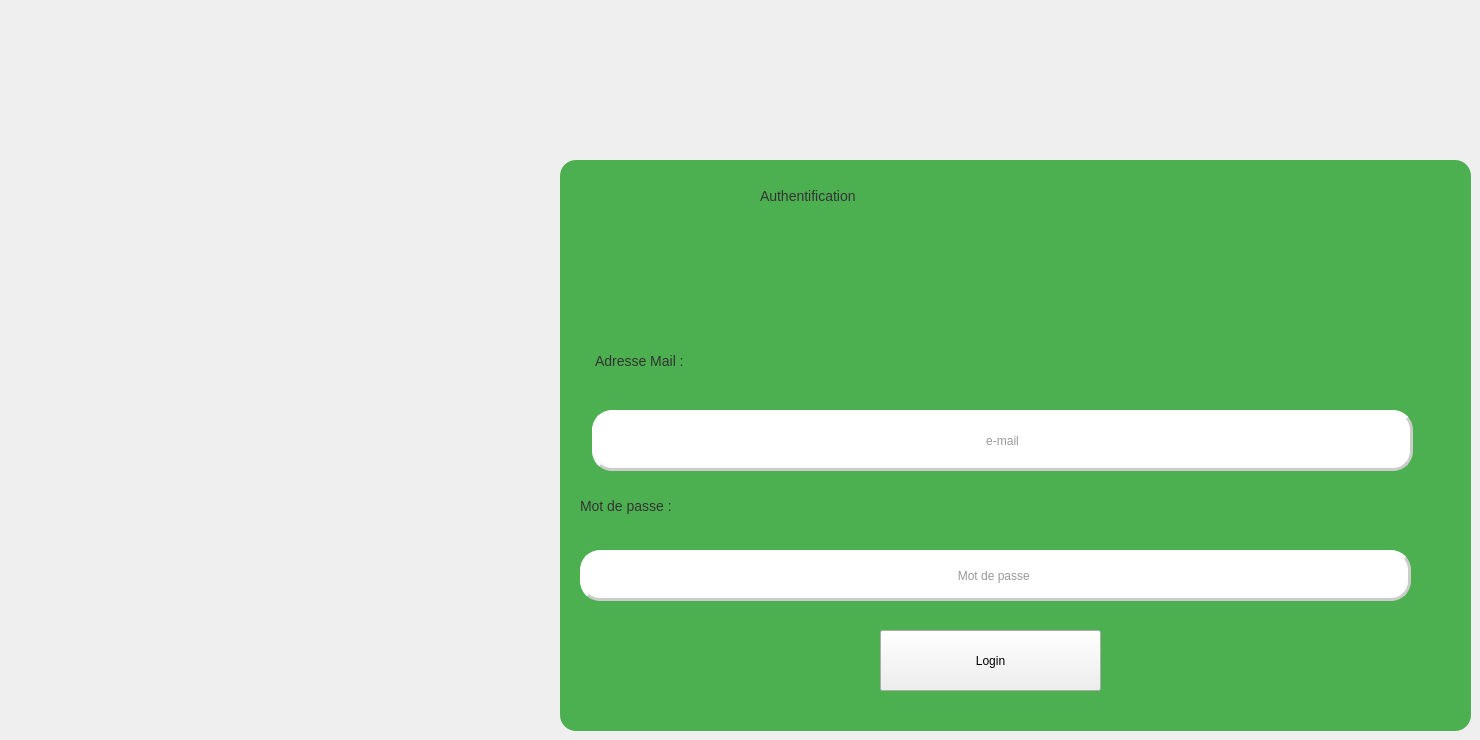
    <widget class="QWidget" name="LOGIN">
     <property name="styleSheet">
      <string notr="true">/* MainWindow */
QMainWindow {
  width: 1920px;
  height: 1080px;
}

/* container */
QWidget#container {
  width: 90%;
  height: 90%;
  margin: 0 auto;
  background-color: #f0f0f0; /* Couleur de fond pour le conteneur */
}

/* card */
QWidget#card {
  background-color: #4CAF50; /* Couleur de fond pour la carte */
  padding: 20px;
  border-radius: 16px; /* Border-radius plus prononcé */
  box-shadow: 0 8px 16px rgba(0, 0, 0, 0.1); /* Légère ombre */
}

/* titleLabel */
QLabel#titleLabel {
  text-align: center;
  color: #333;
  font: 18pt &quot;Arial&quot;, sans-serif; /* Exemple de police : Arial */
}

/* form */
QWidget#form {
  width: 100%;
  display: grid;
  grid-template-columns: 1fr 1fr; /* Deux colonnes pour aligner les éléments */
  gap: 20px; /* Espace entre les éléments */
}

/* label */
QLabel {
  color: #333;
  font-size: 14px;
  font-family: &quot;Helvetica&quot;, sans-serif; /* Exemple de police : Helvetica */
}

/* textInput */
QLineEdit {
  padding: 12px;
  border: 2px solid #ccc; /* Couleur de bordure plus douce */
  border-radius: 20px;
  transition: border-color 0.3s ease-in-out;
  outline: none;
  color: #333;
  border-style: outset; /* Contour en relief */
  border-width: 3px; /* Largeur du contour */
  font-family: &quot;Times New Roman&quot;, serif; /* Exemple de police : Times New Roman */
}

QLineEdit:focus {
  border-color: #a5783d;
}

/* submitButton */
QPushButton#submitButton {
  background-color: #007a4d; /* Vert stylé associé aux assurances */
  color: #ffeacc;
  padding: 12px;
  border: 3px solid #005734; /* Contour vert */
  border-radius: 18px;
  cursor: pointer;
  transition: background-color 0.3s ease-in-out;
  font-family: &quot;Courier New&quot;, monospace; /* Exemple de police : Courier New */
}

QPushButton#submitButton:hover {
  background-color: #005734; /* Variation de couleur au survol */
}
</string>
     </property>
     <widget class="QWidget" name="card" native="true">
      <property name="geometry">
       <rect>
        <x>560</x>
        <y>160</y>
        <width>911</width>
        <height>571</height>
       </rect>
      </property>
      <property name="styleSheet">
       <string notr="true"/>
      </property>
      <widget class="QLabel" name="label">
       <property name="geometry">
        <rect>
         <x>200</x>
         <y>10</y>
         <width>501</width>
         <height>51</height>
        </rect>
       </property>
       <property name="styleSheet">
        <string notr="true">font: 75 28pt &quot;Courier New&quot;;</string>
       </property>
       <property name="text">
        <string>Authentification</string>
       </property>
      </widget>
      <widget class="QWidget" name="form" native="true">
       <property name="geometry">
        <rect>
         <x>10</x>
         <y>120</y>
         <width>861</width>
         <height>421</height>
        </rect>
       </property>
       <widget class="QLineEdit" name="lineEdit_mdp">
        <property name="geometry">
         <rect>
          <x>10</x>
          <y>270</y>
          <width>831</width>
          <height>51</height>
         </rect>
        </property>
        <property name="styleSheet">
         <string notr="true"/>
        </property>
        <property name="alignment">
         <set>Qt::AlignCenter</set>
        </property>
        <property name="placeholderText">
         <string>Mot de passe </string>
        </property>
       </widget>
       <widget class="QPushButton" name="pushButton_login">
        <property name="geometry">
         <rect>
          <x>310</x>
          <y>350</y>
          <width>221</width>
          <height>61</height>
         </rect>
        </property>
        <property name="styleSheet">
         <string notr="true">font: 20pt &quot;Courier New&quot;;</string>
        </property>
        <property name="text">
         <string>Login</string>
        </property>
       </widget>
       <widget class="QLineEdit" name="lineEdit_mail">
        <property name="geometry">
         <rect>
          <x>22</x>
          <y>130</y>
          <width>821</width>
          <height>61</height>
         </rect>
        </property>
        <property name="alignment">
         <set>Qt::AlignCenter</set>
        </property>
        <property name="placeholderText">
         <string>e-mail</string>
        </property>
       </widget>
       <widget class="QLabel" name="label_3">
        <property name="geometry">
         <rect>
          <x>25</x>
          <y>55</y>
          <width>381</width>
          <height>51</height>
         </rect>
        </property>
        <property name="styleSheet">
         <string notr="true">font: 20pt &quot;Times New Roman&quot;;</string>
        </property>
        <property name="text">
         <string>Adresse Mail :</string>
        </property>
       </widget>
       <widget class="QLabel" name="label_4">
        <property name="geometry">
         <rect>
          <x>10</x>
          <y>200</y>
          <width>211</width>
          <height>51</height>
         </rect>
        </property>
        <property name="styleSheet">
         <string notr="true">font: 20pt &quot;Times New Roman&quot;;</string>
        </property>
        <property name="text">
         <string>Mot de passe : </string>
        </property>
       </widget>
      </widget>
     </widget>
    </widget>
